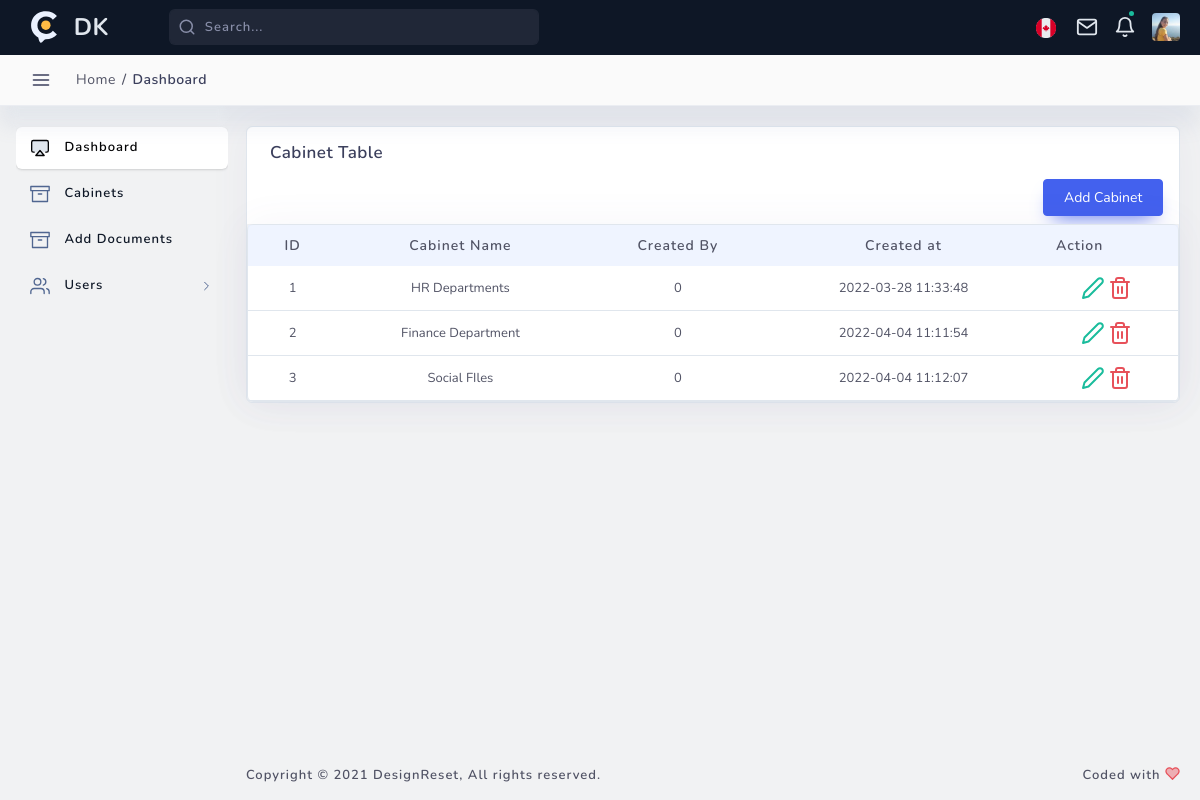
The app's page /DK_Config/cabinets.php with its own data.
### tables this page shows
CREATE TABLE `cabinets` (
  `id` int(11) NOT NULL,
  `cabinet_name` varchar(255) NOT NULL,
  `created_at` datetime NOT NULL,
  `created_by` int(11) NOT NULL
);

### DK_Config/cabinets.php (the view, shortened to what this page needs)
<!DOCTYPE html>
<html lang="en">
<head>
    <link href="assets/css/loader.css" rel="stylesheet" type="text/css" />
    <link href="bootstrap/css/bootstrap.min.css" rel="stylesheet" type="text/css" />
    <link href="assets/css/plugins.css" rel="stylesheet" type="text/css" />
    <link href="plugins/animate/animate.css" rel="stylesheet" type="text/css" />
    <link href="assets/css/components/custom-modal.css" rel="stylesheet" type="text/css" />
    <link href="assets/css/scrollspyNav.css" rel="stylesheet" type="text/css" />
    <link rel="stylesheet" type="text/css" href="plugins/select2/select2.min.css">
    <link rel="stylesheet" type="text/css" href="plugins/table/datatable/datatables.css">
    <link rel="stylesheet" type="text/css" href="plugins/table/datatable/custom_dt_html5.css">
    <link rel="stylesheet" type="text/css" href="plugins/table/datatable/dt-global_style.css">
</head>
<?php
include("config_indemnifier.php");
$result = mysqli_query($db, "SELECT * FROM `cabinets`");
?>
<body>
    <?php include 'sidebar.php' ?>
    <div id="content" class="main-content">
        <div class="layout-px-spacing">
            <div class="row layout-top-spacing">
                <div class="col-lg-12 col-12 layout-spacing">
                    <div class="statbox widget box box-shadow">
                        <div class="widget-header">
                            <div class="row">
                                <div class="col-xl-12 col-md-12 col-sm-12 col-12">
                                    <h4>Cabinet Table</h4>
                                    <button type="button" class="btn btn-primary mb-2 mr-2 float-right " id="create" type="submit" data-toggle="modal" data-target="#zoomupModal">Add Cabinet</button>
                                </div>
                            </div>
                        </div>
                        <div class="widget-content widget-content-area br-6">
                            <?php
                            if (mysqli_num_rows($result) > 0) {
                            ?>
                                <table id="html5-extension" class="table table-hover non-hover" style="width:100%">
                                    <thead>
                                        <tr>
                                            <th class="text-center">ID</th>
                                            <th class="text-center">Cabinet Name</th>
                                            <th class="text-center">Created By</th>
                                            <th class="text-center">Created at</th>
                                            <th class="dt-no-sorting">Action</th>
                                        </tr>
                                    </thead>
                                    <tbody>
                                        <?php
                                        $i = 1;
                                        while ($row = mysqli_fetch_array($result)) {
                                        ?>
                                            <tr>
                                                <td class="text-center"><?php echo $i ?></td>
                                                <td class="text-center"><?php echo $row["cabinet_name"]; ?></td>
                                                <td class="text-center"><?php echo $row["created_by"]; ?></td>
                                                <td class="text-center"><?php echo $row["created_at"]; ?></td>
                                                <td class="text-center"><a name="edit" id="<?php echo $row["id"]; ?>" class="edit_data" data-toggle="tooltip" data-placement="top" title="Edit"><svg xmlns="http://www.w3.org/2000/svg" width="24" height="24" viewBox="0 0 24 24" fill="none" stroke="currentColor" stroke-width="2" stroke-linecap="round" stroke-linejoin="round" class="feather feather-edit-2 text-success">
                                                            <path d="M17 3a2.828 2.828 0 1 1 4 4L7.5 20.5 2 22l1.5-5.5L17 3z">
                                                            </path>
                                                        </svg></a>
                                                    <a class="delete_product" data-id='<?php echo $row['id']; ?>' data-toggle="tooltip" data-placement="top" title="Delete"></a>
                                                </td>
                                            </tr>
                                        <?php
                                            $i++;
                                        }
                                        ?>
                                    </tbody>
                                </table>
                            <?php
                            } else {
                                echo "No result found";
                            }
                            ?>
                        </div>
                    </div>
                </div>
                <div class="col-xl-12 col-lg-12 col-sm-12  layout-spacing">
                </div>
            </div>
        </div>
        <div class="footer-wrapper">
            <div class="footer-section f-section-1">
                <p class="">Copyright © 2021 <a target="_blank" href="https://designreset.com/">DesignReset</a>, All
                    rights
                    reserved.</p>
            </div>
            <div class="footer-section f-section-2">
                <p class="">Coded with </p>
            </div>
        </div>
    </div>
    </div>
</body>
</html>

### DK_Config/assets/css/main.css (style rules this page uses)
html { min-height: 100% }
body { color: #888ea8; height: 100%; font-size: 0.875rem; background: #f1f2f3; overflow-x: hidden; overflow-y: auto; letter-spacing: 0.0312rem; font-family: 'Nunito', sans-serif; }
h1, h2, h3, h4, h5, h6 { color: #3b3f5c; }
p { margin-top: 0; margin-bottom: 0.625rem; color: #515365 }
a { color: #515365; outline: none; }
.btn { padding: 0.4375rem 1.25rem; text-shadow: none; font-size: 14px; color: #3b3f5c; font-weight: normal; white-space: normal; word-wrap: break-word; transition: .2s ease-out; touch-action: manipulation; cursor: pointer; background-color: #f1f2f3; box-shadow: 0px 5px 20px 0 rgba(0, 0, 0, 0.1); will-change: opacity, transform; transition: all 0.3s ease-out; -webkit-transition: all 0.3s ease-out; }
.btn-primary { color: #fff !important; background-color: #4361ee!important; border-color: #4361ee; box-shadow: 0 10px 20px -10px #4361ee; }
.table > tbody > tr > td { vertical-align: middle; color: #515365; font-size: 13px; letter-spacing: 1px; }
.table > thead > tr > th { color: #4361ee; font-weight: 700; font-size: 13px; letter-spacing: 1px; text-transform: uppercase; }
.table thead th { vertical-align: bottom; border-bottom: none; }
.statbox .widget-content:before, .statbox .widget-content:after { display: table; content: ""; line-height: 0; clear: both }
.br-6 { border-radius: 6px!important; }
.text-success { color: #1abc9c !important; }
.text-danger { color: #e7515a !important; }

### DK_Config/assets/css/structure.css (style rules this page uses)
html { min-height: 100% }
body { color: #888ea8; height: 100%; font-size: 0.875rem; background: #f1f2f3; overflow-x: hidden; overflow-y: auto; letter-spacing: 0.0312rem; font-family: 'Nunito', sans-serif; }
h1, h2, h3, h4, h5, h6 { color: #3b3f5c; }
p { margin-top: 0; margin-bottom: 0.625rem; color: #515365 }
#content { position: relative; width: 50%; flex-grow: 8; margin-top: 106px; margin-bottom: 0; margin-left: 212px; transition: .600s; }
.widget { padding: 0; margin-top: 0; margin-bottom: 0; border-radius: 6px; border: 1px solid #e0e6ed; box-shadow: 0 0 40px 0 rgb(94 92 154 / 6%); }
.layout-top-spacing { margin-top: 20px; }
.layout-spacing { padding-bottom: 40px; }
.layout-px-spacing { padding: 0 20px 0 18px!important; min-height: calc(100vh - 170px)!important; }
.widget.box .widget-header { background: #fff; padding: 0px 8px 0px; border-top-right-radius: 6px; border-top-left-radius: 6px; }
.row [class*="col-"] .widget .widget-header h4 { color: #3b3f5c; font-size: 17px; font-weight: 600; margin: 0; padding: 16px 15px; }
.widget .widget-header { border-bottom: 0px solid #f1f2f3; }
.widget .widget-header:before, .widget .widget-header:after { display: table; content: ""; line-height: 0 }
.widget .widget-header:after { clear: both }
.widget-content-area { padding: 20px; position: relative; background-color: #fff; border-bottom-left-radius: 6px; border-bottom-right-radius: 6px; }
.footer-wrapper { padding: 10px 20px 10px 18px; display: inline-block; background: transparent; font-weight: 600; font-size: 12px; width: 100%; border-top-left-radius: 6px; display: flex; justify-content: space-between; }
.footer-wrapper .footer-section p { margin-bottom: 0; color: #515365; font-size: 13px; letter-spacing: 1px; }
.footer-wrapper .footer-section p a { color: #515365; }
.footer-wrapper .footer-section svg { color: #e7515a; fill: rgba(231, 81, 90, 0.4196078431372549); width: 15px; height: 15px; vertical-align: text-top; }

### records on screen
cabinets: cabinet_name "HR Departments", created_by "0", created_at "2022-03-28 11:33:48"
cabinets: cabinet_name "Finance Department", created_by "0", created_at "2022-04-04 11:11:54"
cabinets: cabinet_name "Social FIles", created_by "0", created_at "2022-04-04 11:12:07"
